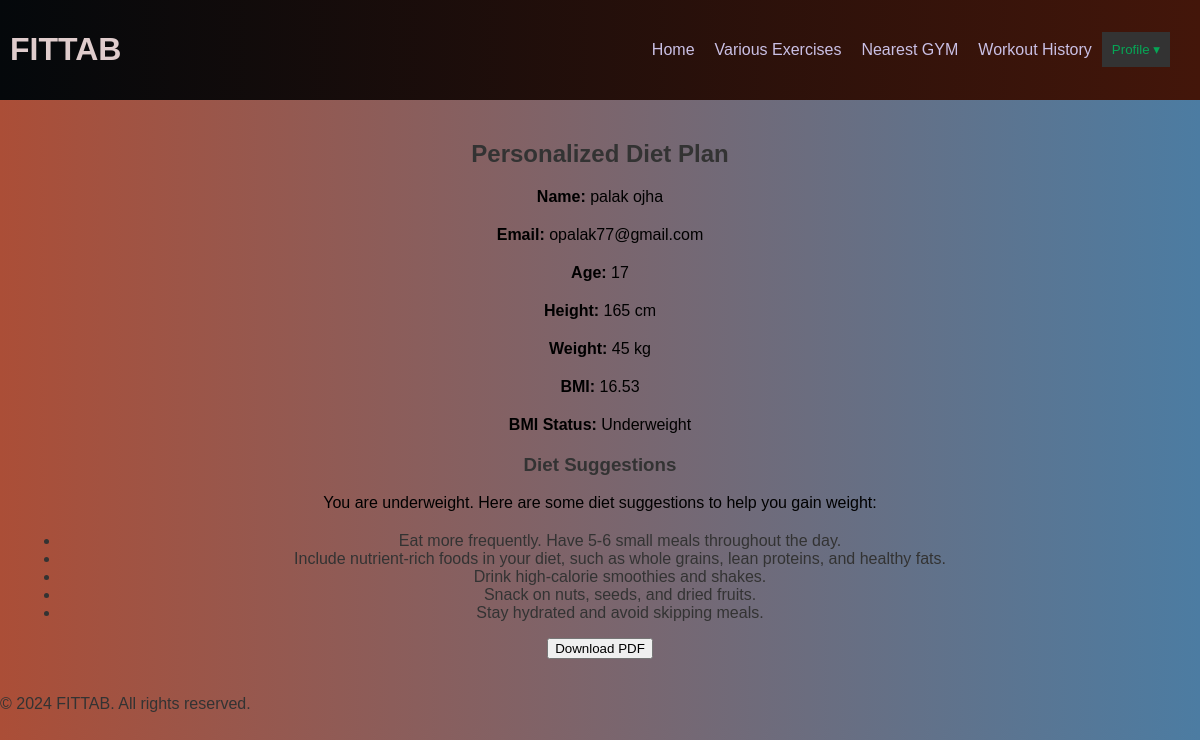
The app's page /diet (signed in) with its own data.
### app.py (models this page shows, shortened)
class User(db.Model):
    id = db.Column(db.Integer, primary_key=True, autoincrement=True)
    name = db.Column(db.String(100), nullable=False)
    email = db.Column(db.String(100), nullable=False, unique=True)
    password = db.Column(db.String(100), nullable=False)
    age = db.Column(db.Integer, nullable=False)
    height = db.Column(db.Integer, nullable=False)
    weight = db.Column(db.Integer, nullable=False)
    profile_picture = db.Column(db.String(100), nullable=True)

### app.py (the view)
@app.route('/diet')
def diet():
    if 'user_id' in session:
        user = User.query.filter_by(id=session['user_id']).first()
        return render_template('diet.html', user=user)
    else:
        return redirect(url_for('index'))

### templates/diet.html (shortened to what this page needs)
<!DOCTYPE html>
<html lang="en">
<head>
    <link rel="stylesheet" href="{{ url_for('static', filename='style_diet.css') }}">
</head>
<body>
    <header>
        <h1>FITTAB</h1>
        <nav>
            <a href="{{ url_for('info') }}">Home</a>
            <a href="{{ url_for('exercise') }}">Various Exercises</a>
            <a href="{{ url_for('nearest_gym') }}">Nearest GYM</a>
            <a href="{{ url_for('workouts') }}">Workout History</a>
            <div class="profile-dropdown">
                <button class="profile-button">Profile &#9662;</button>
            </div>
        </nav>
    </header>
    <div class="content">
        <h2>Personalized Diet Plan</h2>
        {% if user %}
            {% set bmi = (user.weight / ((user.height / 100) ** 2)) | round(2) %}
            <p><strong>Name:</strong> {{ user.name }}</p>
            <p><strong>Email:</strong> {{ user.email }}</p>
            <p><strong>Age:</strong> {{ user.age }}</p>
            <p><strong>Height:</strong> {{ user.height }} cm</p>
            <p><strong>Weight:</strong> {{ user.weight }} kg</p>
            <p><strong>BMI:</strong> {{ bmi }}</p>
            <p><strong>BMI Status:</strong>
                {% if bmi < 19 %}
                    Underweight
                {% elif bmi >= 19 and bmi <= 25 %}
                    Normal
                {% else %}
                    Overweight
                {% endif %}
            </p>
            <h3>Diet Suggestions</h3>
            {% if bmi < 19 %}
                <p>You are underweight. Here are some diet suggestions to help you gain weight:</p>
                <ul>
                    <li>Eat more frequently. Have 5-6 small meals throughout the day.</li>
                    <li>Include nutrient-rich foods in your diet, such as whole grains, lean proteins, and healthy fats.</li>
                    <li>Drink high-calorie smoothies and shakes.</li>
                    <li>Snack on nuts, seeds, and dried fruits.</li>
                    <li>Stay hydrated and avoid skipping meals.</li>
                </ul>
            {% endif %}
            <form action="{{ url_for('generate_pdf') }}" method="get">
                <button type="submit">Download PDF</button>
            </form>
        {% else %}
            <p>No user data available. Please <a href="{{ url_for('index') }}">log in</a> to view your personalized diet plan.</p>
        {% endif %}
    </div>
    <footer>
        <p>&copy; 2024 FITTAB. All rights reserved.</p>
    </footer>
</body>
</html>

### static/style_diet.css (style rules this page uses)
body { color: #333; background: linear-gradient(to right, #ab4e37, #4c7ca2); font-family: Arial, sans-serif; margin: 0; padding: 0; }
header { background: linear-gradient(to left, #43160a, #04080b); color: #dfcccc; padding: 10px; text-align: center; display: flex; justify-content: space-between; align-items: center; position: relative; }
nav { display: flex; align-items: center; list-style-type: none; margin: 0; padding: 0; }
nav a { color: #cac0e5; text-decoration: none; padding: 10px; }
.profile-dropdown { position: relative; display: inline-block; margin-right: 20px; }
.profile-button { background-color: #333; color: #06a656; border: none; cursor: pointer; padding: 10px; }
.content { padding: 20px; text-align: center; }
.content p { text-align: center; margin-bottom: 20px; color: black; }

### records on screen
User: name "palak ojha", email "opalak77@gmail.com", age "17", height "165", weight "45"

### other values on screen
{{ bmi }} "16.53"
